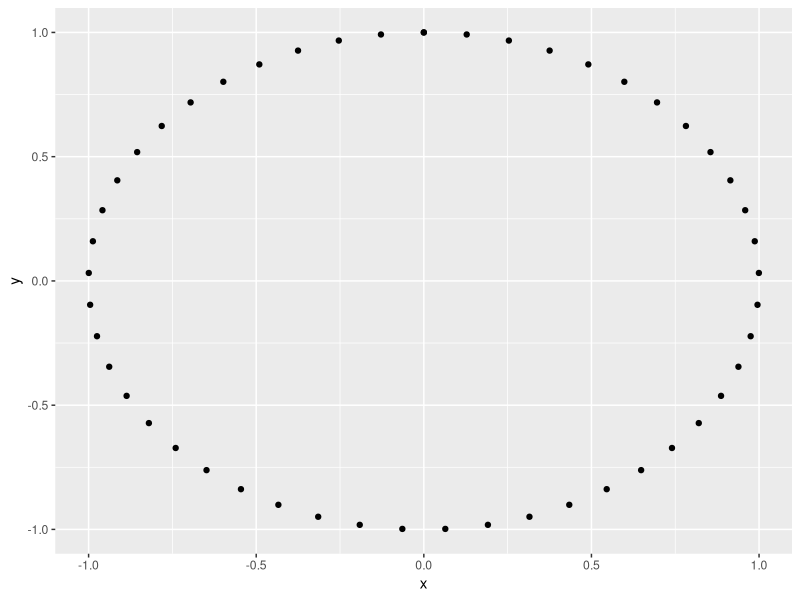
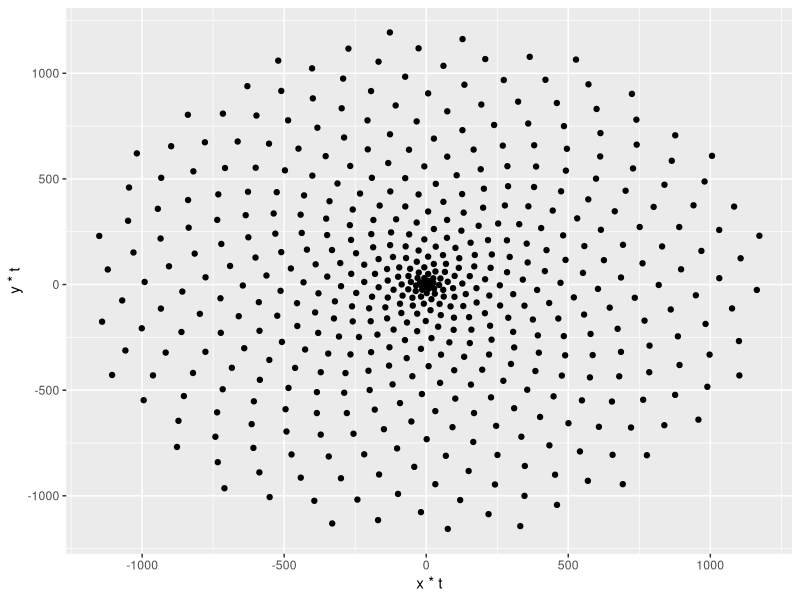
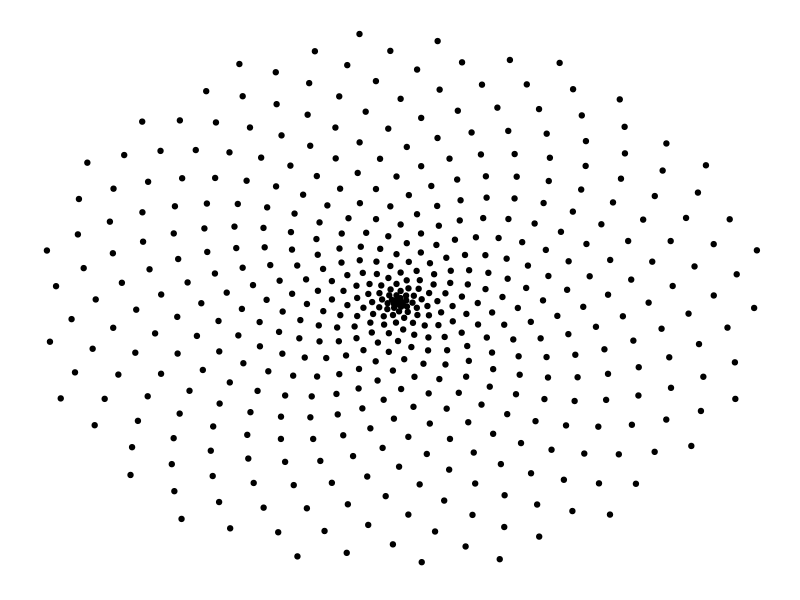
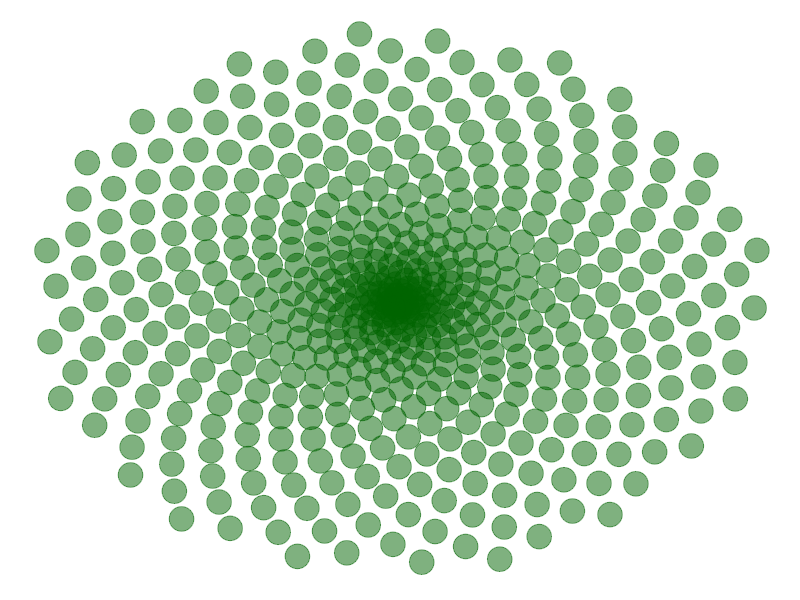
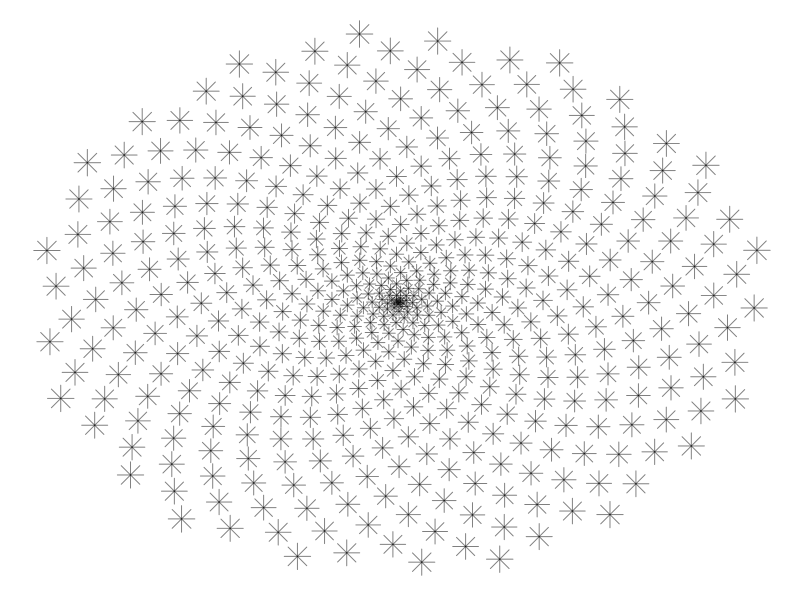
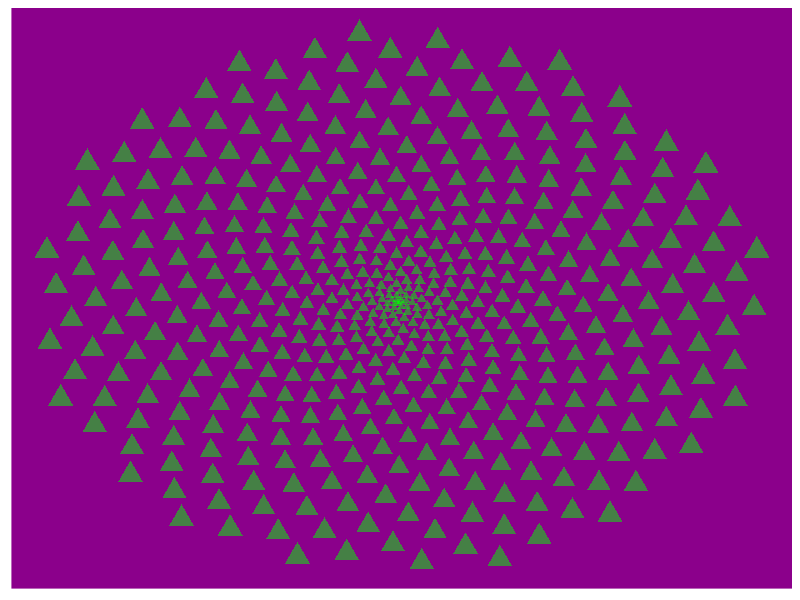
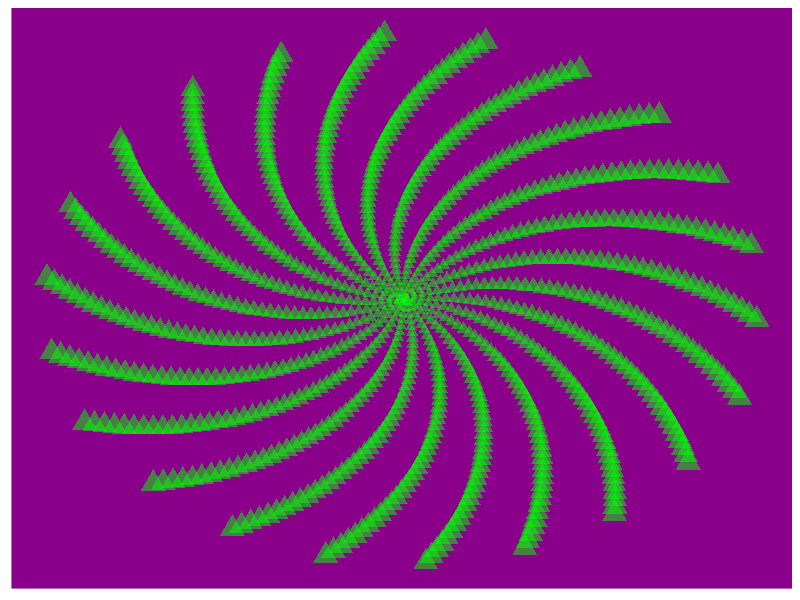
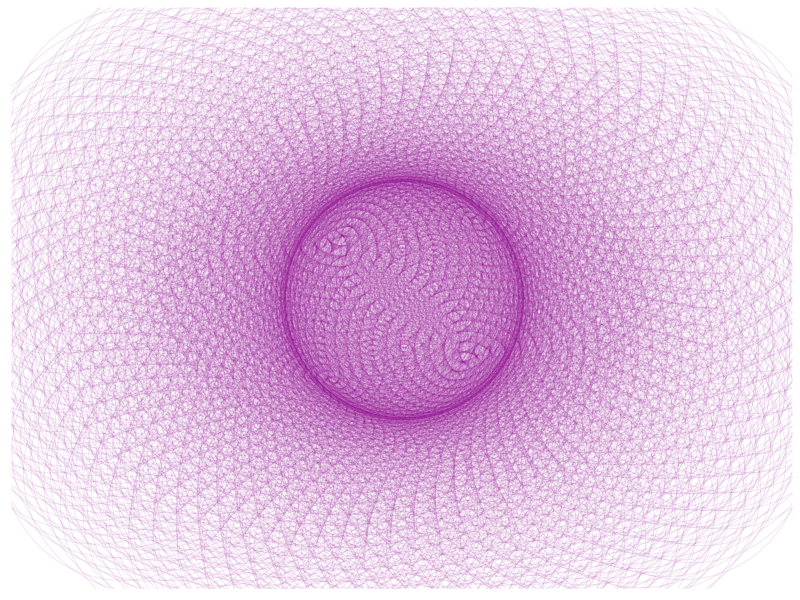

These charts were generated, in order, by the following R code:
## ---- chunk 1
knitr::opts_chunk$set(echo = TRUE)

options(repr.plot.width = 4, repr.plot.height = 4)

library(ggplot2)
## ---- chunk 2
t <- seq(0, 2*pi, length.out = 50)
x <- sin(t)
y <- cos(t)
df <- data.frame(t, x, y)


p <- ggplot(df, aes(x, y))
p + geom_point()
## ---- chunk 3
points <- 500

angle <- pi * (3-sqrt(5))

t <- (1:points) * angle
x <- sin(t)
y <-cos(t)
df <- data.frame(t, x, y)


p <- ggplot(df, aes(x*t, y*t))
p + geom_point()
## ---- chunk 4
df <- data.frame(t, x, y)

p <- ggplot(df, aes(x*t, y*t))
p + geom_point() +
theme(panel.background = element_rect(fill = "white"), 
      panel.grid = element_blank(),
      axis.ticks = element_blank(),
      axis.title = element_blank(),
      axis.text = element_blank())
## ---- chunk 5
p <- ggplot(df, aes(x*t, y*t))

p + geom_point(size = 8, alpha = 0.5, color = "darkgreen") +
theme(panel.background = element_rect(fill = "white"), 
      panel.grid = element_blank(),
      axis.ticks = element_blank(),
      axis.title = element_blank(),
      axis.text = element_blank())
## ---- chunk 6
p <- ggplot(df, aes(x*t, y*t))

p + geom_point(aes(size = t), alpha = 0.5, shape = 8) +
theme(legend.position = "none",
      panel.background = element_rect(fill = "white"), 
      panel.grid = element_blank(),
      axis.ticks = element_blank(),
      axis.title = element_blank(),
      axis.text = element_blank())
## ---- chunk 7
p <- ggplot(df, aes(x*t, y*t))

p +  geom_point(aes(size = t), alpha = 0.5, shape = 17, color = "green") +
theme(legend.position = "none",
      panel.background = element_rect(fill = "darkmagenta"), 
      panel.grid = element_blank(),
      axis.ticks = element_blank(),
      axis.title = element_blank(),
      axis.text = element_blank())
## ---- chunk 8
angle <- 2.0
points <- 1000

t <- (1:points)*angle
x <- sin(t)
y <- cos(t)
df <- data.frame(t, x, y)

p <- ggplot(df, aes(x*t, y*t))
p +  geom_point(aes(size = t), alpha = 0.5, shape = 17, color = "green") +
theme(legend.position = "none",
      panel.background = element_rect(fill = "darkmagenta"), 
      panel.grid = element_blank(),
      axis.ticks = element_blank(),
      axis.title = element_blank(),
      axis.text = element_blank())
## ---- chunk 9
angle <- 13*pi/180
points <- 2000

t <- (1:points)*angle
x <- sin(t)
y <- cos(t)
df <- data.frame(t, x, y)


p <- ggplot(df, aes(x*t, y*t))
p + geom_point(size = 80, alpha = 0.1, shape = 1, color = "magenta4")+
  theme(legend.position="none",
        panel.background = element_rect(fill = "white"),
        panel.grid=element_blank(),
        axis.ticks=element_blank(),
        axis.title=element_blank(),
        axis.text=element_blank())
